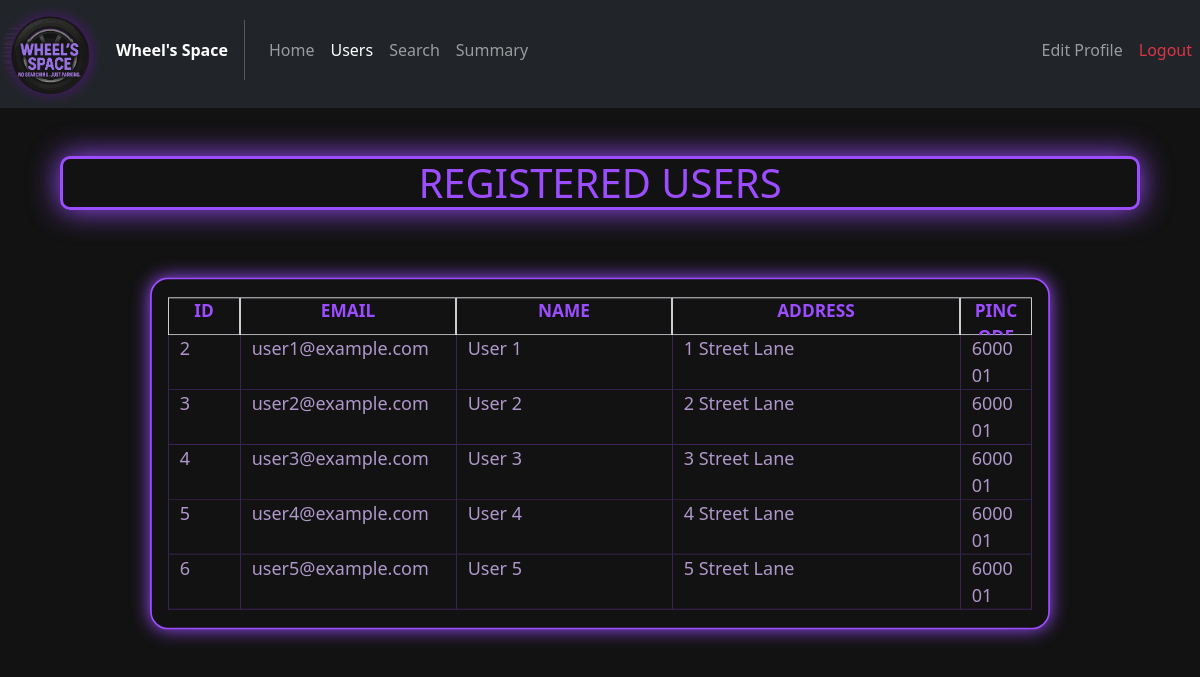
Page /adminusers on the earlier database version.
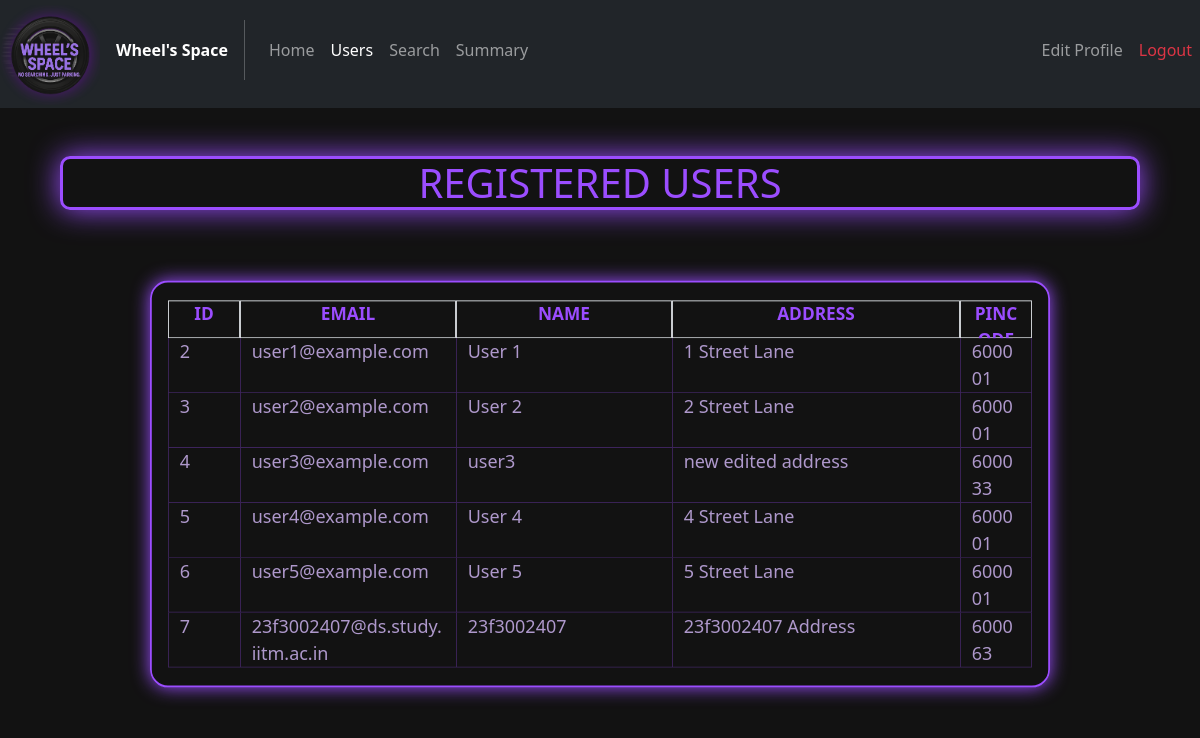
Same page on the later database version.
### models/Users.py (models this page shows)
class Users(db.Model):
    __tablename__ = "Users"
    user_id = db.Column(db.Integer, primary_key = True)
    email   = db.Column(db.String(64), unique = True, nullable=False)
    passw   = db.Column(db.String(32), nullable = False)
    name    = db.Column(db.String(64), nullable = False)
    address = db.Column(db.Text, nullable = False)
    pincode = db.Column(db.Integer,nullable = False)
    reserved = db.relationship("Reservations",back_populates = "user")

### controllers/admin_routes.py (the view)
@admin_routes.route("/adminusers")
def adminusers():
    users = Users.query.all()
    return render_template("admin_users.html", all_users = users[1:])

### templates/admin_users.html (shortened to what this page needs)
<!DOCTYPE html>
<html lang="en">
<head>
    <link href="https://cdn.jsdelivr.net/npm/bootstrap@5.2.3/dist/css/bootstrap.min.css" rel="stylesheet">
    <link rel="stylesheet" href="../static/css/General_style.css">
    <link rel="stylesheet" href="../static/css/Admin_style.css">
</head>
<body>
    <nav class="navbar navbar-expand-lg navbar-dark bg-dark my-nav-bar">
        <div class="navbar-brand logo">
            <img src = {{ url_for('static', filename='images/logo.png')}} alt="WHEEL'S SPACE LOGO" id="logo" class="img-fluid mb-5">
        </div>
        <span class="fw-bold text-white">Wheel's Space</span>
        <div class="collapse navbar-collapse" id = "navbarelements">
            <ul class="navbar-nav me-auto">
                <li class="nav-item">
                    <a href="{{url_for("admin_routes.adminhome")}}" class="nav-link my-nav-link">Home</a>
                </li>
                <li class="nav-item">
                    <a href="#" class="nav-link my-nav-link active">Users</a>
                </li>
                <li class="nav-item">
                    <a href="{{url_for("admin_routes.adminsearch")}}" class="nav-link my-nav-link">Search</a>
                </li>
                <li class="nav-item">
                    <a href="{{url_for("admin_routes.adminsummary")}}" class="nav-link my-nav-link">Summary</a>
                </li>
            </ul>
            <ul class="navbar-nav">
                <li class="nav-item">
                    <a href="{{url_for("admin_routes.adminedit")}}" class="nav-link my-nav-link">Edit Profile</a>
                </li>
                <li class="nav-item">
                    <a href="{{url_for('auth_rbac.logout')}}" class="nav-link my-nav-link text-danger">Logout</a>
                </li>
            </ul>
        </div>
    </nav>
    <div class="container-fluid admin-page-box">
        <h1 class="text-center mx-5 my-5 my-title">REGISTERED USERS</h1>
        <div class="container-fluid border user-box">
            <div class="row">
                <div class="col-1 text-break border user-details admin-text" style="height: 2.2em !important; font-weight: bold; font-size: larger;">ID</div>
                <div class="col-3 text-break border user-details admin-text" style="height: 2.2em !important; font-weight: bold; font-size: larger;">EMAIL</div>
                <div class="col-3 text-break border user-details admin-text" style="height: 2.2em !important; font-weight: bold; font-size: larger;">NAME</div>
                <div class="col-4 text-break border user-details admin-text" style="height: 2.2em !important; font-weight: bold; font-size: larger;">ADDRESS</div>
                <div class="col-1 text-break border user-details admin-text" style="height: 2.2em !important; font-weight: bold; font-size: larger;">PINCODE</div>
            </div>
            {% for user in all_users %}
            <div class="row">
                <div class="col-1 text-break user-details border-bottom border-start fs-5" style="border-color: #9b4dff50 !important;">{{user.user_id}}</div>
                <div class="col-3 text-break user-details border-bottom border-start fs-5" style="border-color: #9b4dff50 !important;">{{user.email}}</div>
                <div class="col-3 text-break user-details border-bottom border-start fs-5" style="border-color: #9b4dff50 !important;">{{user.name}}</div>
                <div class="col-4 text-break user-details border-bottom border-start fs-5" style="border-color: #9b4dff50 !important;">{{user.address}}</div>
                <div class="col-1 text-break user-details border-bottom border-start border-end fs-5" style="border-color: #9b4dff50 !important;">{{user.pincode}}</div>
            </div>
            {% endfor %}
        </div>
    </div>
</body>
</html>

Differences in the rows shown:
changed Users "user3@example.com": name "User 3" → "user3"; address "3 Street Lane" → "new edited address"; pincode "600001" → "600033"
added Users: user_id "7", email "23f3002407@ds.study.iitm.ac.in", name "23f3002407", address "23f3002407 Address", pincode "600063"
